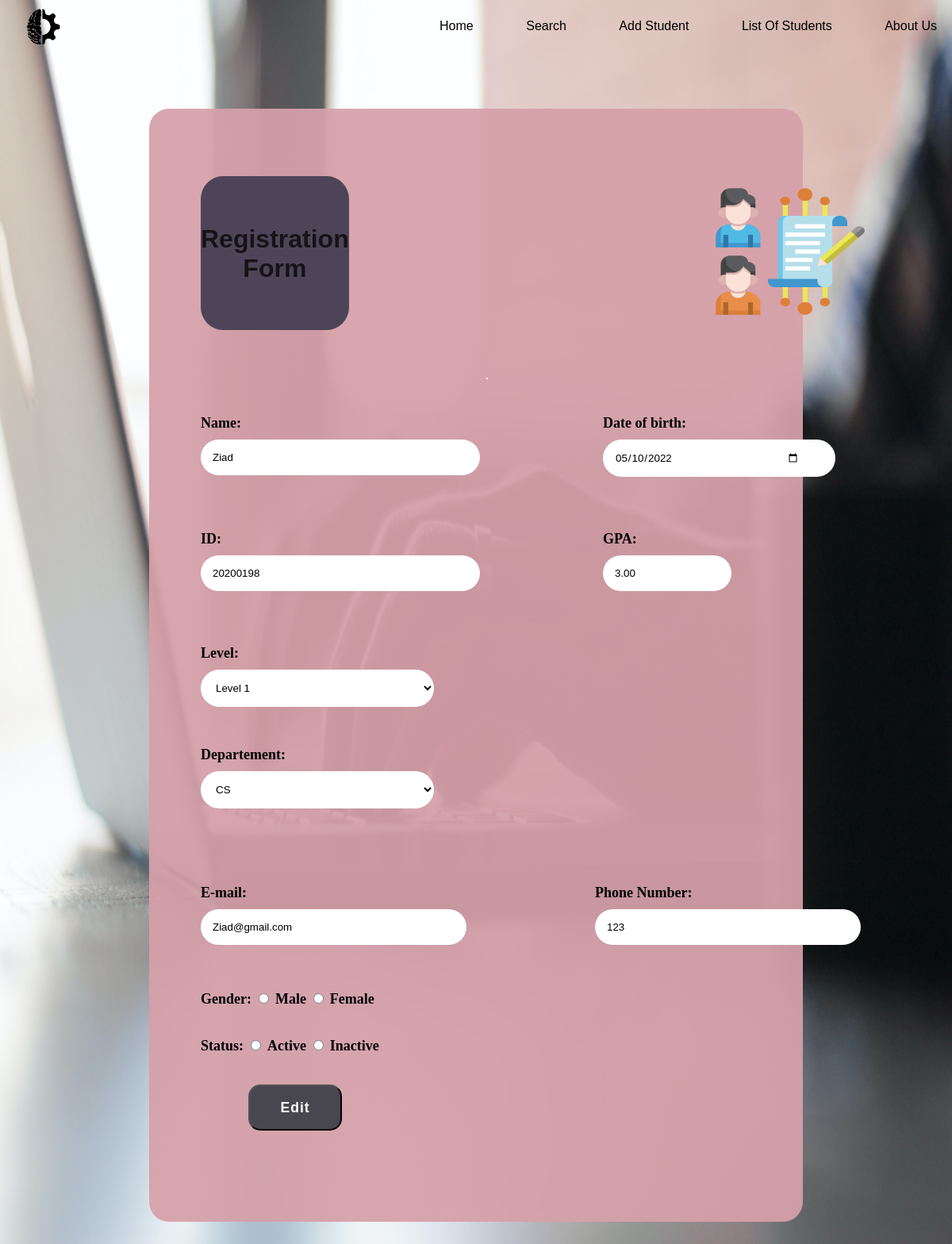
/edit/20200198, run on the app's committed database.
### pages/models.py (models this page shows, shortened)
class Student(models.Model):
    name = models.CharField(max_length=100)
    studentID = models.CharField(max_length=8, unique=True)
    Email = models.EmailField()
    date = models.DateField()
    GPA = models.DecimalField(max_digits=3,decimal_places=2)
    levels = [ ('Level 1','Level 1'), ('Level 2','Level 2'),
            ('Level 3','Level 3'), ('Level 4','Level 4')]
    level = models.CharField(max_length=50, choices=levels)
    departments = [('IS', 'IS'), ('CS', 'CS'),
                   ('IT', 'IT'), ('DS', 'DS'), ('AI', 'AI')]
    department = models.CharField(max_length=50, choices=departments)
    phone = models.CharField(max_length=20)
    gender = models.CharField(max_length=50 ,choices=[('Female','Female'), ('Male', 'Male')])
    status = models.CharField(max_length=50,choices=[('Active', 'Active'), ('Inactive','Inactive')])
    class Meta:
        ordering = ['status','studentID']

### pages/views.py (the view, shortened to what this page needs)
# urls.py: path('edit/<int:id>',views.edit, name='edit'),
def edit(request,id):
    student_id = Student.objects.get(studentID=id)
    stu = {'stu': student_id}
    return render(request,'pages/edit.html' , stu)

### templates/pages/edit.html (shortened to what this page needs)
{% load static %}
<!DOCTYPE html>
<html>
    <head>
        <link rel="stylesheet" href="{% static 'css/bar.css' %}">
        <link rel="stylesheet" href="{% static 'css/Edit Student Data Page.css' %}">
        <link rel="stylesheet" href="https://cdnjs.cloudflare.com/ajax/libs/font-awesome/6.1.1/css/all.min.css">
         <link rel="stylesheet" href="{% static 'css/add.css' %}">
    </head>
    <body>
        <div class="nav">
            <ul>
                <li>
                    <a href="{% url 'index' %}">Home</a>
                </li>
                <li>
                    <a href="{% url 'search' %}" >Search</a>
                </li>
                <li>
                    <a href="{% url 'add' %}">Add Student</a>
                </li>
                <li>
                    <a href="{% url 'list' %}">List Of Students</a>
                </li>
                <li>
                    <a href="{% url 'about' %}" >About Us</a>
                </li>
            </ul>
        </div>
        <form method="post">
            <div class="container">
                <div class="logo">
                    <div class="add">
                        <h1 id="reg">Registration Form</h1>
                    </div>
                    <div class="img">
                        <img src="{% static '/image/add/add.png' %}" height="170" width="200">
                    </div>
                </div>
                <hr>
            <div class="two_div">
                <div>
                    <label class="text">Name:</label>
                    <br>
                    <input id="name" class="2" name="name" type="text" value="{{stu.name}}" required placeholder="Enter your name">
                </div>
                <div>
                    <label class="text">Date of birth:</label>
                    <br>
                    <input id="date" class="2" type="date" name="date" value="{{stu.date|date:'Y-m-d'}}" placeholder="Enter your birthday">
                </div>
            </div>
            <br>
            <div class="two_div">
                <div>
                    <label class="text">ID:</label>
                    <br>
                    <input id="id" class="2" type="text" value="{{stu.studentID}}" name="id" required placeholder="Enter your id">
                </div>
                <div>
                    <label class="text">GPA:</label>
                    <br>
                    <input id="gpa" class="2" type="number" name="gpa" value="{{stu.GPA}}"
                    required placeholder="Enter your GPA"
                    min="0" max="4" step="0.1">
                </div>
            </div>
            <br>
            <div class="two_div">
                <div>
                    <label class="text">Level:</label>
                    <br>
                    <select id="drop" name="level" class="2" required>
                         <option value = "{{stu.level}}">{{stu.level}}</option>
                    </select>
                </div>
            </div>
            <div class="two_div">
                <div>
                    <label class="text" for="Departement">Departement:</label>
                    <br>
                    <select id="Departement" class="2" name="department">
                        <option value="{{stu.department}}">{{stu.department}}</option>
                    </select>
                </div>
            </div>
            </div>
            <br>
            <br>
            <div class="two_div">
                <div>
                    <label class="text">E-mail:</label>
                    <br>
                    <input id="email" name="email" class="2" type="email" value="{{stu.Email}}" required placeholder="Enter your E-mail">
                </div>
                <div>
                    <label class="text">Phone Number:</label>
                    <br>
                    <input id="phone" name="phone" class="2" type="text" value="{{stu.phone}}" placeholder="Enter your phone">
                </div>
            </div>
            <br>
            <div class="gender">
                    <label class="text">Gender:</label>
                    <input id="male" name="Gender" type="radio" value="Male">
                    <label class="text" for="male">Male</label>
                    <input id="female" name="Gender" type="radio" value="Female">
                    <label class="text" for="female">Female</label>
            </div>
            <br>
            <div class="status">
                    <label class="text">Status:</label>
                    <input id="active" name="status" type="radio" value="Active">
                    <label class="text" for="active">Active</label>
                    <input id="inactive" name="status" type="radio" value="Inactive">
                    <label class="text" for="inactive">Inactive</label>
            </div>
            <br>
            <br>
            <div class="button">
                 <input class="submit" type="submit" value="Edit" onclick="Valid_Data();">
            </div>
        </form>
    </body>
</html>

### project/static/css/bar.css (style rules this page uses)
* { font-family: 'Poppins', sans-serif; box-sizing: border-box; scroll-behavior: smooth; }
.nav { margin: -25px; padding-top: 11px ; padding-bottom: 10px; overflow: hidden; background:linear-gradient(rgb(15, 15, 95) rgb(25, 25, 154),rgb(50, 50, 158)); background-repeat: no-repeat; }
.nav ul { list-style-type: none ; border-radius: 3px; text-align: right; background-image: url('/static/image/bar/icon.png'); background-repeat:no-repeat; background-size: 48px; background-position: 4% 10%; }
.nav ul li { display: inline-block; margin-left:10px ; margin-right: 20px; }
li a { display: inline-block; color: rgb(0, 0, 0); padding: 14px 16px; text-decoration: none; }

### project/static/css/Edit Student Data Page.css (style rules this page uses)
body { background-color: rgba(221 211 211 / 30%); }
h1 { margin-top :51px; text-align: center; color: rgb(0 0 0 / 72%) }
hr { margin:50px 360px }

### project/static/css/add.css (style rules this page uses)
form { background-color: #d6a0a9ef; border-radius: 25px; padding: 65px; margin: 80px 180px; text-align: left; font-family: 'IntegralCF','sans-serif'; font-size: 16px; font-weight: bold; color: black; }
hr { border: 1px solid white; margin-bottom: 25px; }
.logo { display: flex; grid-column-gap: 200px; }
.text { font-family: 'Times New Roman', Times, serif; font-size: large; color: black; font: bold; }
input[class="2"] { border-radius: 35px; width: 170%; padding: 15px; margin: 10px 0px 10px 0; border: none; background: white; }
input[type="date"] { padding-right: 45px; }
input[type="number"] { padding-right: 24px; }
#Departement { padding-right: 93px; }
#drop { padding-right:69px; }
.status { display:inline-block; }
select { border-radius: 35px; width: 200%; padding: 15px; margin: 10px 0px 10px 0; border: none; background: white; padding-right: 90px; }
.two_div { display: flex; grid-column-gap: 300px; }
div { padding: 10px 0px 10px 0px; }
.submit , .reset { color: #fff; background-color: #48464f; text-decoration: none; font-size: 1.1em; font-weight: 600; display: inline-block; padding: 0.9375em 2.1875em; letter-spacing: 1px; border-radius: 15px; margin-bottom: 40px; transition: 0.7s ease }
.submit { margin-left:60px; }
.add { background-color: #4D4557; border-radius: 15%; text-align: center; }
body { background-image: url('/static/image/search/search.jpg'); background-repeat: no-repeat; background-size: 100% 100%; background-attachment: fixed; }
.img { margin-left: 37%; }

### data on the page
Student: name "Ziad", date "05/10/2022", id "20200198", gpa "3.00", level "Level 1", department "CS", email "Ziad@gmail.com", phone "123"
